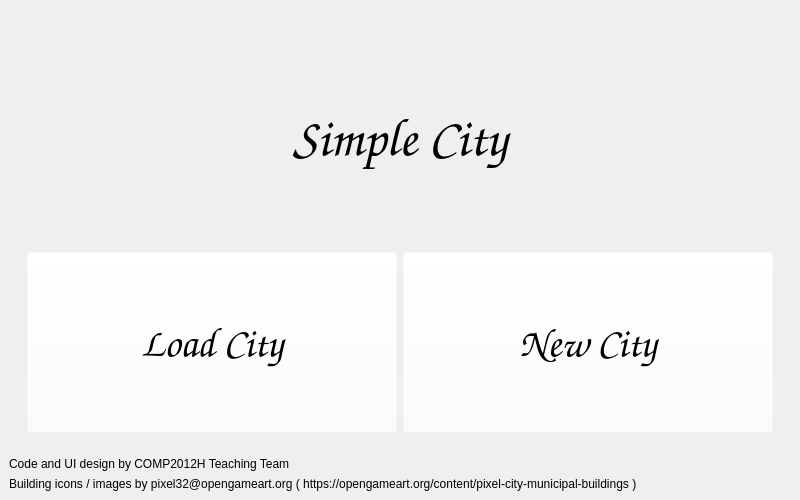
<?xml version="1.0" encoding="UTF-8"?>
<ui version="4.0">
 <class>MenuWindow</class>
 <widget class="QMainWindow" name="MenuWindow">
  <property name="geometry">
   <rect>
    <x>0</x>
    <y>0</y>
    <width>800</width>
    <height>500</height>
   </rect>
  </property>
  <property name="windowTitle">
   <string>Simple City</string>
  </property>
  <widget class="QWidget" name="centralwidget">
   <layout class="QVBoxLayout" name="verticalLayout_2">
    <item>
     <widget class="QLabel" name="label_logo">
      <property name="text">
       <string/>
      </property>
      <property name="pixmap">
       <pixmap resource="images.qrc">:/resources/images/apartment.png</pixmap>
      </property>
      <property name="scaledContents">
       <bool>false</bool>
      </property>
      <property name="alignment">
       <set>Qt::AlignCenter</set>
      </property>
     </widget>
    </item>
    <item>
     <widget class="QStackedWidget" name="pages">
      <property name="currentIndex">
       <number>0</number>
      </property>
      <widget class="QWidget" name="page_main">
       <layout class="QVBoxLayout" name="verticalLayout">
        <item>
         <widget class="QLabel" name="label_simplecity">
          <property name="font">
           <font>
            <family>Comic Sans MS</family>
            <pointsize>40</pointsize>
            <weight>75</weight>
            <bold>true</bold>
           </font>
          </property>
          <property name="text">
           <string>Simple City</string>
          </property>
          <property name="alignment">
           <set>Qt::AlignCenter</set>
          </property>
         </widget>
        </item>
        <item>
         <widget class="QWidget" name="widget" native="true">
          <layout class="QHBoxLayout" name="horizontalLayout_2">
           <item>
            <widget class="QPushButton" name="btn_load">
             <property name="sizePolicy">
              <sizepolicy hsizetype="Minimum" vsizetype="Minimum">
               <horstretch>0</horstretch>
               <verstretch>0</verstretch>
              </sizepolicy>
             </property>
             <property name="font">
              <font>
               <family>Comic Sans MS</family>
               <pointsize>30</pointsize>
              </font>
             </property>
             <property name="styleSheet">
              <string notr="true">background-color: rgba(255, 255, 255, 0);</string>
             </property>
             <property name="text">
              <string>Load City</string>
             </property>
            </widget>
           </item>
           <item>
            <widget class="QPushButton" name="btn_new">
             <property name="sizePolicy">
              <sizepolicy hsizetype="Minimum" vsizetype="Minimum">
               <horstretch>0</horstretch>
               <verstretch>0</verstretch>
              </sizepolicy>
             </property>
             <property name="font">
              <font>
               <family>Comic Sans MS</family>
               <pointsize>30</pointsize>
              </font>
             </property>
             <property name="styleSheet">
              <string notr="true">background-color: rgba(255, 255, 255, 0);</string>
             </property>
             <property name="text">
              <string>New City</string>
             </property>
            </widget>
           </item>
          </layout>
         </widget>
        </item>
       </layout>
      </widget>
      <widget class="QWidget" name="page_size_selection">
       <layout class="QVBoxLayout" name="verticalLayout_3">
        <item>
         <widget class="QLabel" name="label_select_grid_size">
          <property name="font">
           <font>
            <family>Comic Sans MS</family>
            <pointsize>30</pointsize>
           </font>
          </property>
          <property name="text">
           <string>Select Map Size</string>
          </property>
          <property name="alignment">
           <set>Qt::AlignCenter</set>
          </property>
         </widget>
        </item>
        <item>
         <widget class="QWidget" name="widget_2" native="true">
          <layout class="QHBoxLayout" name="horizontalLayout_3">
           <item>
            <widget class="QPushButton" name="btn_decrease_size">
             <property name="sizePolicy">
              <sizepolicy hsizetype="Minimum" vsizetype="Minimum">
               <horstretch>0</horstretch>
               <verstretch>0</verstretch>
              </sizepolicy>
             </property>
             <property name="font">
              <font>
               <family>Comic Sans MS</family>
               <pointsize>20</pointsize>
              </font>
             </property>
             <property name="styleSheet">
              <string notr="true">background-color: rgba(255, 255, 255, 0);</string>
             </property>
             <property name="text">
              <string/>
             </property>
             <property name="iconSize">
              <size>
               <width>80</width>
               <height>80</height>
              </size>
             </property>
            </widget>
           </item>
           <item>
            <widget class="QLabel" name="label_grid_size">
             <property name="font">
              <font>
               <family>Comic Sans MS</family>
               <pointsize>40</pointsize>
              </font>
             </property>
             <property name="text">
              <string>20</string>
             </property>
             <property name="alignment">
              <set>Qt::AlignCenter</set>
             </property>
            </widget>
           </item>
           <item>
            <widget class="QPushButton" name="btn_increase_size">
             <property name="sizePolicy">
              <sizepolicy hsizetype="Minimum" vsizetype="Minimum">
               <horstretch>0</horstretch>
               <verstretch>0</verstretch>
              </sizepolicy>
             </property>
             <property name="font">
              <font>
               <family>Comic Sans MS</family>
               <pointsize>20</pointsize>
              </font>
             </property>
             <property name="styleSheet">
              <string notr="true">background-color: rgba(255, 255, 255, 0);</string>
             </property>
             <property name="text">
              <string/>
             </property>
             <property name="iconSize">
              <size>
               <width>80</width>
               <height>80</height>
              </size>
             </property>
            </widget>
           </item>
          </layout>
         </widget>
        </item>
        <item>
         <widget class="QPushButton" name="btn_start_game">
          <property name="font">
           <font>
            <family>Comic Sans MS</family>
            <pointsize>20</pointsize>
           </font>
          </property>
          <property name="styleSheet">
           <string notr="true">background-color: rgba(255, 255, 255, 0);</string>
          </property>
          <property name="text">
           <string>Start City</string>
          </property>
         </widget>
        </item>
       </layout>
      </widget>
     </widget>
    </item>
    <item>
     <widget class="QLabel" name="label_ack">
      <property name="text">
       <string>Code and UI design by COMP2012H Teaching Team</string>
      </property>
     </widget>
    </item>
    <item>
     <widget class="QLabel" name="label_ack2">
      <property name="text">
       <string>Building icons / images by pixel32@opengameart.org ( https://opengameart.org/content/pixel-city-municipal-buildings )</string>
      </property>
     </widget>
    </item>
   </layout>
  </widget>
 </widget>
 <resources>
  <include location="images.qrc"/>
 </resources>
 <connections/>
</ui>
